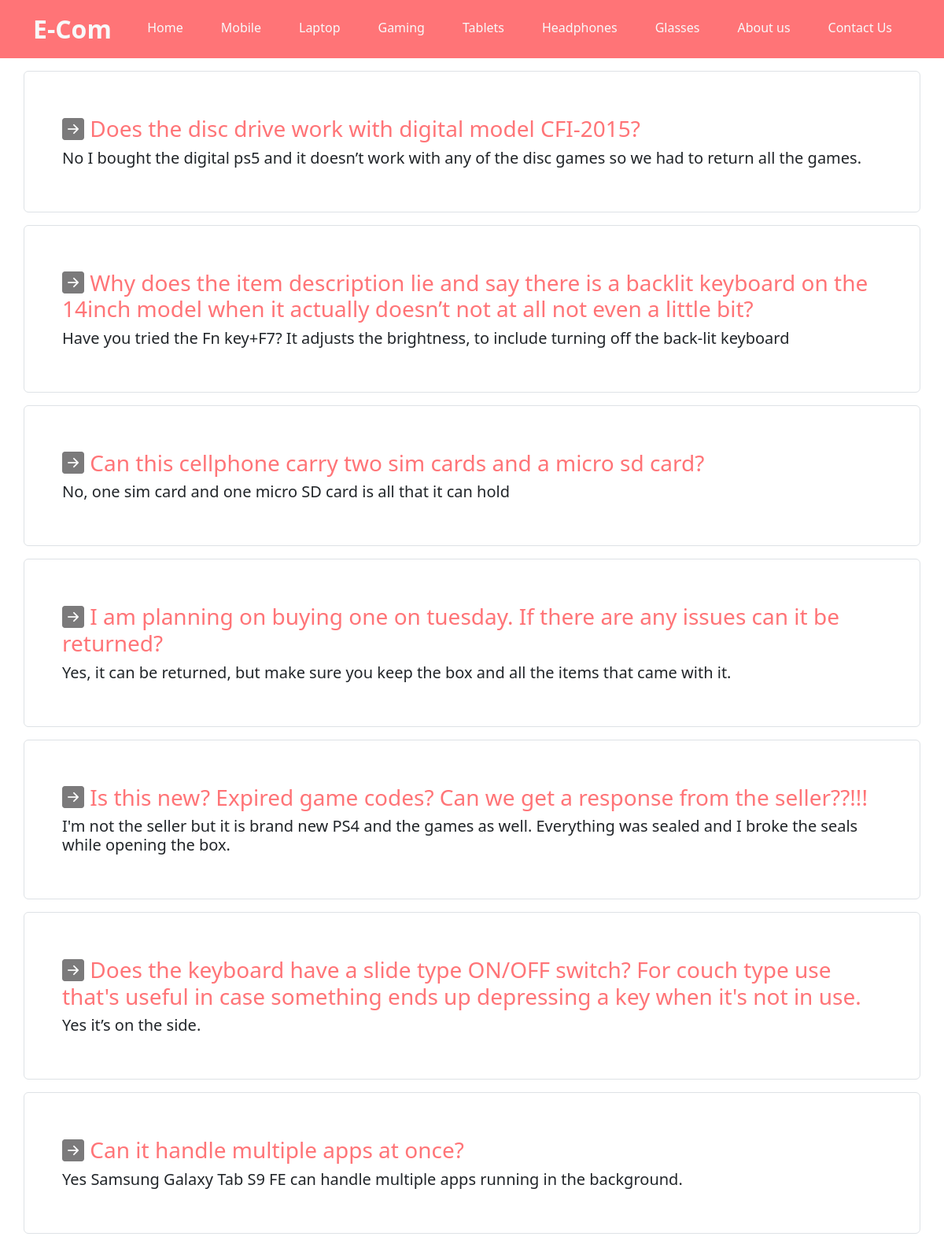
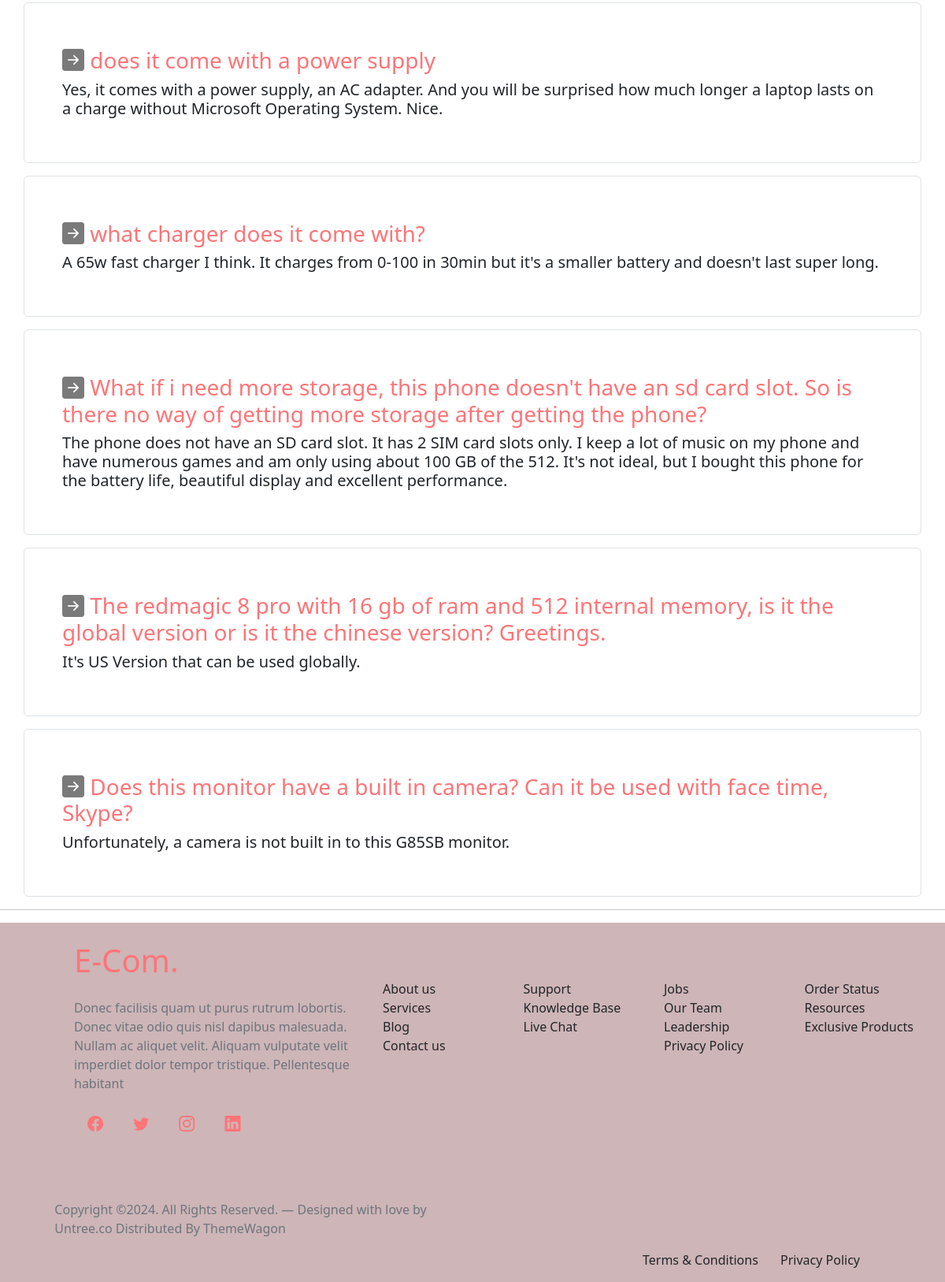
/FAQ, run on the app's committed database (2 pictures, top to bottom).
### myapp/models.py (models this page shows, shortened)
class Category(models.Model):
	name=models.CharField(max_length=100,primary_key=True)

class FAQ(models.Model):
	Question=models.TextField()
	Answer=models.TextField()

### myapp/views.py (the view)
# urls.py: path("FAQ",views.faqs, name="FAQ"),
def faqs(request):
	y=FAQ.objects.all()
	x=Category.objects.all()
	return render(request,'FAQ.html',{"QA":y,'navdata':x})

### Templates/FAQ.html
{% include 'Navbar.html' %}
<link rel="stylesheet" href="https://cdn.jsdelivr.net/npm/bootstrap-icons@1.11.3/font/bootstrap-icons.min.css">
<div class="container">
	<div class="row">
		{% for j in QA %}
		<div class="col-6 border  p-5 text-start rounded w-100 mt-3 ">
			<h3 class="mt-2"style="color: #ff7477"><i class="bi bi-arrow-right-square-fill"style="color: #7b7a7b"> </i> {{ j.Question}}</h2>
			<h5 class="mb-2 "> {{j.Answer}}</h5>
		</div>
		{% endfor %}
	</div>
</div>
<hr/>
{% include 'Footer.html' %}

### Templates/Navbar.html (shortened to what this page needs)
<!DOCTYPE html>
{% load static %}
<html>
<head>
<link rel="stylesheet" type="text/css" href="{%static 'css/bootstrap.min.css' %}">
   <link rel="stylesheet" type="text/css" href="{%static 'Main.css' %}">
</head>
<body>
  <nav class="navbar navbar-expand-lg " style="background-color: #ff7477;">
  <div class="container">
    <a class="navbar-brand text-light fs-2 fw-bold" href="#">E-Com</a>
    <div class="collapse navbar-collapse" id="navbarSupportedContent">
      <ul class="navbar-nav ms-auto mb-2 mb-lg-1">
        <li class="nav-item px-3">
          <a class="nav-link text-light " aria-current="page" href="{% url 'index' %}">Home</a>
        </li>
        {% for i in navdata %}
        <li class="nav-item px-3">
          <a class="nav-link text-light "aria-current="page" href="{% url 'Prec' name=i.name %}">{{i.name}}</a>
        </li>
        {% endfor %}
        <li class="nav-item px-3">
          <a class="nav-link text-light " href="#" aria-current="page">
            About us
          </a>
        </li>
         <li class="nav-item px-3">
          <a class="nav-link active text-light" href="#"  aria-current="page">Contact Us</a>
        </li>
      </ul>
    </div>
  </div>
</nav>
</body>
</html>

### data on the page
Category: name "Mobile"
Category: name "Laptop"
Category: name "Gaming"
Category: name "Tablets"
Category: name "Headphones"
Category: name "Glasses"
FAQ: Question "Does the disc drive work with digital model CFI-2015?", Answer "No I bought the digital ps5 and it doesn’t work with any of the disc games so we had to return all the games."
FAQ: Question "Why does the item description lie and say there is a backlit keyboard on the 14inch model when it actually doesn’t not at all not even a little bit?", Answer "Have you tried the Fn key+F7? It adjusts the brightness, to include turning off the back-lit keyboard"
FAQ: Question "Can this cellphone carry two sim cards and a micro sd card?", Answer "No, one sim card and one micro SD card is all that it can hold"
FAQ: Question "I am planning on buying one on tuesday. If there are any issues can it be returned?", Answer "Yes, it can be returned, but make sure you keep the box and all the items that came with it."
FAQ: Question "Is this new? Expired game codes? Can we get a response from the seller??!!!", Answer "I'm not the seller but it is brand new PS4 and the games as well. Everything was sealed and I broke the seals while opening the box."
FAQ: Question "Does the keyboard have a slide type ON/OFF switch? For couch type use that's useful in case something ends up depressing a key when it's not in use.", Answer "Yes it’s on the side."
FAQ: Question "Can it handle multiple apps at once?", Answer "Yes Samsung Galaxy Tab S9 FE can handle multiple apps running in the background."
FAQ: Question "does it come with a power supply", Answer "Yes, it comes with a power supply, an AC adapter. And you will be surprised how much longer a laptop lasts on a charge without Microsoft Operating System. Nice."
FAQ: Question "what charger does it come with?", Answer "A 65w fast charger I think. It charges from 0-100 in 30min but it's a smaller battery and doesn't last super long."
FAQ: Question "What if i need more storage, this phone doesn't have an sd card slot. So is there no way of getting more storage after getting the phone?", Answer "The phone does not have an SD card slot. It has 2 SIM card slots only. I keep a lot of music on my phone and have numerous games and am only using about 100 GB of the 512. It's not ideal, but I bought this phone for the battery life, beautiful display and excellent performance."
FAQ: Question "The redmagic 8 pro with 16 gb of ram and 512 internal memory, is it the global version or is it the chinese version? Greetings.", Answer "It's US Version that can be used globally."
FAQ: Question "Does this monitor have a built in camera? Can it be used with face time, Skype?", Answer "Unfortunately, a camera is not built in to this G85SB monitor."
